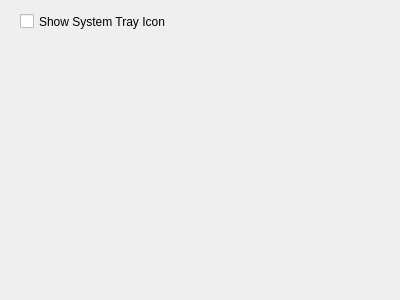
<?xml version="1.0" encoding="UTF-8"?>
<ui version="4.0">
 <class>SysTrayPage</class>
 <widget class="QWidget" name="SysTrayPage">
  <property name="geometry">
   <rect>
    <x>0</x>
    <y>0</y>
    <width>400</width>
    <height>300</height>
   </rect>
  </property>
  <property name="windowTitle">
   <string>Form</string>
  </property>
  <widget class="QCheckBox" name="showIconBox">
   <property name="geometry">
    <rect>
     <x>20</x>
     <y>10</y>
     <width>371</width>
     <height>23</height>
    </rect>
   </property>
   <property name="text">
    <string>Show System Tray Icon</string>
   </property>
  </widget>
 </widget>
 <resources/>
 <connections/>
</ui>
